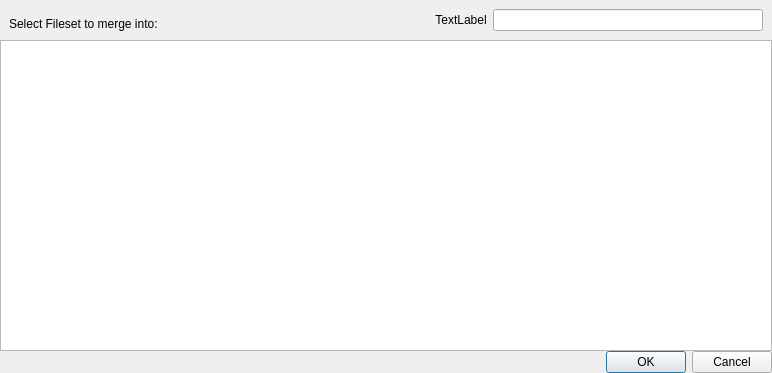
<?xml version="1.0" encoding="UTF-8"?>
<ui version="4.0">
 <class>FilesetMergeDlg</class>
 <widget class="QDialog" name="FilesetMergeDlg">
  <property name="geometry">
   <rect>
    <x>0</x>
    <y>0</y>
    <width>772</width>
    <height>373</height>
   </rect>
  </property>
  <property name="windowTitle">
   <string>Select Fileset to merge into ...</string>
  </property>
  <layout class="QVBoxLayout" name="verticalLayout">
   <property name="spacing">
    <number>0</number>
   </property>
   <property name="margin">
    <number>0</number>
   </property>
   <item>
    <widget class="ViewSearchHeader" name="header" native="true">
     <layout class="QHBoxLayout" name="horizontalLayout">
      <item>
       <widget class="QLabel" name="label">
        <property name="text">
         <string>Select Fileset to merge into:</string>
        </property>
        <property name="alignment">
         <set>Qt::AlignBottom|Qt::AlignLeading|Qt::AlignLeft</set>
        </property>
       </widget>
      </item>
      <item>
       <spacer name="horizontalSpacer">
        <property name="orientation">
         <enum>Qt::Horizontal</enum>
        </property>
        <property name="sizeHint" stdset="0">
         <size>
          <width>40</width>
          <height>20</height>
         </size>
        </property>
       </spacer>
      </item>
      <item>
       <widget class="QLabel" name="itemsLabel">
        <property name="text">
         <string>TextLabel</string>
        </property>
        <property name="alignment">
         <set>Qt::AlignCenter</set>
        </property>
       </widget>
      </item>
      <item>
       <widget class="SearchLineEdit" name="searchLineEdit"/>
      </item>
     </layout>
    </widget>
   </item>
   <item>
    <widget class="StyledTreeView" name="view">
     <property name="lineWidth">
      <number>1</number>
     </property>
     <property name="editTriggers">
      <set>QAbstractItemView::NoEditTriggers</set>
     </property>
     <property name="alternatingRowColors">
      <bool>true</bool>
     </property>
     <property name="uniformRowHeights">
      <bool>true</bool>
     </property>
     <property name="headerHidden">
      <bool>true</bool>
     </property>
    </widget>
   </item>
   <item>
    <layout class="QHBoxLayout" name="horizontalLayout_2">
     <item>
      <widget class="QDialogButtonBox" name="buttonBox">
       <property name="orientation">
        <enum>Qt::Horizontal</enum>
       </property>
       <property name="standardButtons">
        <set>QDialogButtonBox::Cancel|QDialogButtonBox::Ok</set>
       </property>
      </widget>
     </item>
    </layout>
   </item>
  </layout>
 </widget>
 <customwidgets>
  <customwidget>
   <class>SearchLineEdit</class>
   <extends>QLineEdit</extends>
   <header>FileWaveGuiLib/searchlineedit/searchlineedit.h</header>
  </customwidget>
  <customwidget>
   <class>ViewSearchHeader</class>
   <extends>QWidget</extends>
   <header>FWAdminLib/ViewSearchHeader.h</header>
   <container>1</container>
  </customwidget>
  <customwidget>
   <class>StyledTreeView</class>
   <extends>QTreeView</extends>
   <header>FileWaveGuiLib/styledviews/styledtreeview.h</header>
  </customwidget>
 </customwidgets>
 <resources/>
 <connections>
  <connection>
   <sender>buttonBox</sender>
   <signal>accepted()</signal>
   <receiver>FilesetMergeDlg</receiver>
   <slot>accept()</slot>
   <hints>
    <hint type="sourcelabel">
     <x>248</x>
     <y>254</y>
    </hint>
    <hint type="destinationlabel">
     <x>157</x>
     <y>274</y>
    </hint>
   </hints>
  </connection>
  <connection>
   <sender>buttonBox</sender>
   <signal>rejected()</signal>
   <receiver>FilesetMergeDlg</receiver>
   <slot>reject()</slot>
   <hints>
    <hint type="sourcelabel">
     <x>316</x>
     <y>260</y>
    </hint>
    <hint type="destinationlabel">
     <x>286</x>
     <y>274</y>
    </hint>
   </hints>
  </connection>
 </connections>
</ui>
